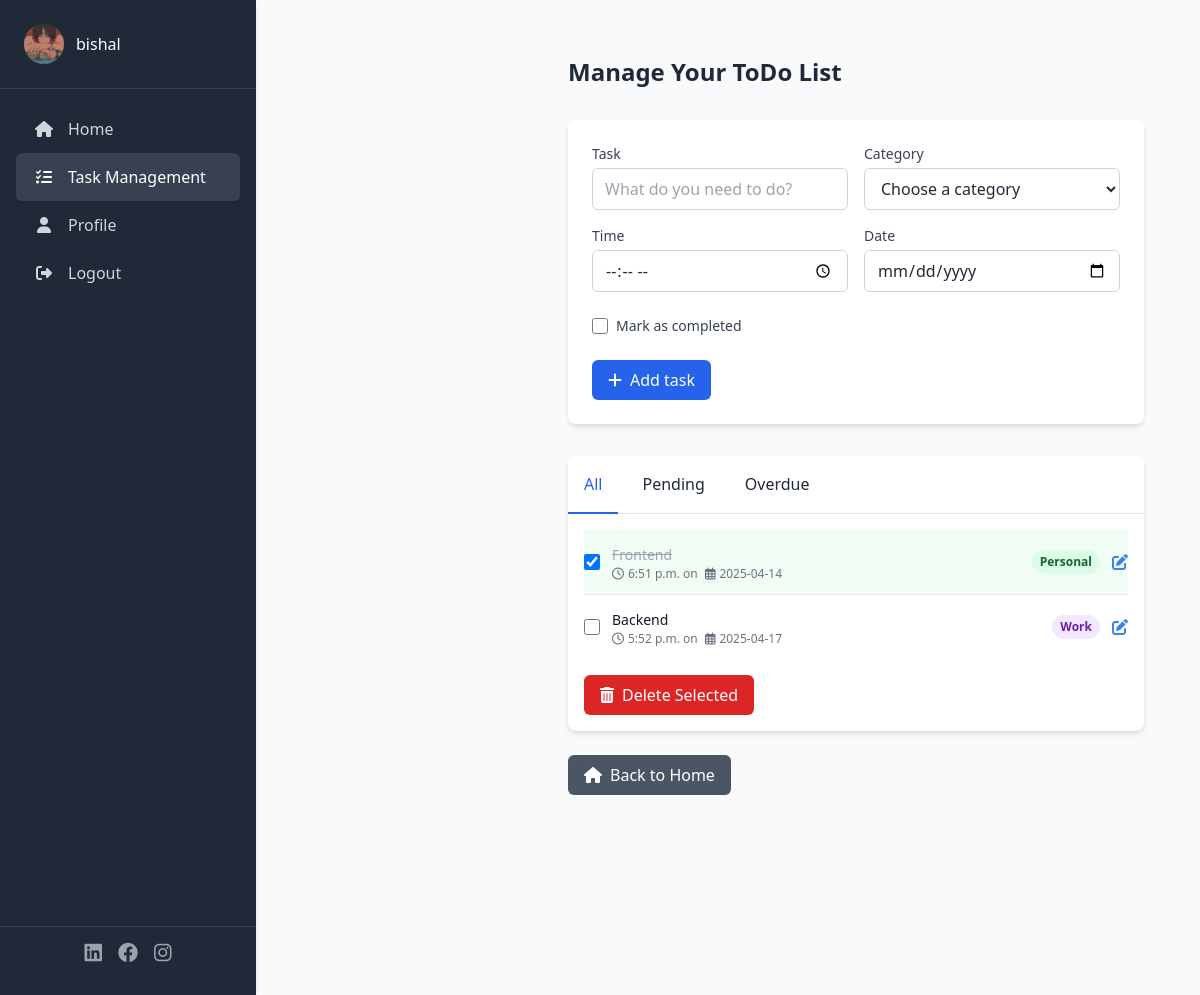
The page /my_categories/ (signed in) on the database its author committed.
### profiles/models.py (models this page shows, shortened)
class Profile(models.Model):
    user= models.OneToOneField(User, on_delete=models.CASCADE)
    bio= models.TextField(default='Include bio here....')
    avatar= models.ImageField(upload_to='avatars',default='no_picture.png')
    created= models.DateTimeField(auto_now_add=True)
    updated= models.DateTimeField(auto_now = True)

### todolist/models.py (models this page shows, shortened)
class TodoList(models.Model):
    title = models.CharField(max_length=250)
    content = models.TextField(blank=True, null=True)
    created = models.DateField(default=timezone.now().strftime("%Y-%m-%d"))
    time = models.TimeField(auto_now=False,null=True)
    due_date = models.DateField(default=timezone.now().strftime("%Y-%m-%d"))
    is_completed = models.BooleanField(default=False)
    category = models.ForeignKey(Category, default="general", on_delete=models.CASCADE)
    user = models.ForeignKey(User, on_delete=models.SET_NULL, null=True, blank=True)
    class Meta:
        ordering = ["-created"] #ordering by the created field

### category/models.py (models this page shows, shortened)
class Category(models.Model):
   name = models.CharField(max_length=100, null=True)
   class Meta:
      verbose_name = ("Category")
      verbose_name_plural = ("Categories")

### category/views.py (the view, shortened to what this page needs)
# urls.py: path('', categories, name='my_categories'),
@login_required
def categories(request):
    user = request.user
    now = timezone.now().date()
    todos = TodoList.objects.filter(user=user)
    categories = Category.objects.all()
    for todo in todos:
        todo.due_date_date = todo.due_date.date() if hasattr(todo.due_date, 'date') else todo.due_date
        todo.is_overdue = todo.due_date_date and todo.due_date_date < now
        todo.is_pending = not todo.is_completed and not todo.is_overdue
    context = {
        "DateNow": now.strftime("%Y-%m-%d"),
        "todos": todos,
        "categories": categories,
    }
    return render(request, "category/category.html", context)

### category/templates/category/category.html (shortened to what this page needs)
{% extends "todoapp/base.html" %}
{% load static %}
{% block content %}
<div class="min-h-screen bg-gray-50 p-4 md:p-8 md:ml-64">
    <div class="mb-8">
        <h1 class="text-2xl font-bold text-gray-800">Manage Your ToDo List</h1>
    </div>
    <form class="bg-white rounded-lg shadow-md p-6 mb-8" method="post" id="taskForm" action="{% url 'category:my_categories' %}">
        <div class="grid grid-cols-1 md:grid-cols-2 gap-4 mb-4">
            <div>
                <label for="description" class="block text-sm font-medium text-gray-700 mb-1">Task</label>
                <input type="text" id="description" class="w-full px-3 py-2 border border-gray-300 rounded-md focus:outline-none focus:ring-2 focus:ring-blue-500" placeholder="What do you need to do?" name="description" required>
            </div>
            <div>
                <label for="category_select" class="block text-sm font-medium text-gray-700 mb-1">Category</label>
                <select id="category_select" class="w-full px-3 py-2 border border-gray-300 rounded-md focus:outline-none focus:ring-2 focus:ring-blue-500" name="category_select" required>
                    <option value="">Choose a category</option>
                </select>
            </div>
        </div>
        <div class="grid grid-cols-1 md:grid-cols-2 gap-4 mb-6">
            <div>
                <label for="time" class="block text-sm font-medium text-gray-700 mb-1">Time</label>
                <input type="time" id="time" class="w-full px-3 py-2 border border-gray-300 rounded-md focus:outline-none focus:ring-2 focus:ring-blue-500" name="time" required>
            </div>
            <div>
                <label for="date" class="block text-sm font-medium text-gray-700 mb-1">Date</label>
                <input type="date" id="date" class="w-full px-3 py-2 border border-gray-300 rounded-md focus:outline-none focus:ring-2 focus:ring-blue-500" name="date" required>
            </div>
        </div>
        <div class="mb-6">
            <div class="flex items-center">
                <input type="checkbox" id="is_completed" name="is_completed" class="h-4 w-4 text-blue-600 rounded focus:ring-blue-500">
                <label for="is_completed" class="ml-2 block text-sm text-gray-700">Mark as completed</label>
            </div>
        </div>
        <div class="flex space-x-3">
            <button class="bg-blue-600 hover:bg-blue-700 text-white px-4 py-2 rounded-md flex items-center justify-center" name="taskAdd" type="submit" id="addButton">
                <i class="fas fa-plus mr-2"></i>Add task
            </button>
        </div>
    </form>
    <div class="bg-white rounded-lg shadow-md overflow-hidden">
        <div class="border-b border-gray-200">
            <ul class="flex flex-wrap -mb-px">
                <li class="mr-2">
                    <button type="button" data-tab="tab-1" class="tab-link active inline-block p-4 border-b-2 border-blue-600 text-blue-600 font-medium">All</button>
                </li>
                <li class="mr-2">
                    <button type="button" data-tab="tab-2" class="tab-link inline-block p-4 border-b-2 border-transparent hover:text-gray-600 hover:border-gray-300 font-medium">Pending</button>
                </li>
                <li class="mr-2">
                    <button type="button" data-tab="tab-3" class="tab-link inline-block p-4 border-b-2 border-transparent hover:text-gray-600 hover:border-gray-300 font-medium">Overdue</button>
                </li>
            </ul>
        </div>
        <div class="p-4">
            <div id="tab-1" class="tab-pane active">
                <form method="post" id="deleteForm" action="{% url 'category:my_categories' %}">
                    <ul class="divide-y divide-gray-200">
                        {% for todo in todos %}
                        <li class="py-3 flex items-center justify-between hover:bg-gray-50 {% if todo.is_completed %}bg-green-50{% elif todo.is_overdue %}bg-red-50{% endif %}">
                            <div class="flex items-center">
                                <input type="checkbox"
                                       class="h-4 w-4 text-blue-600 rounded mr-3 complete-checkbox"
                                       name="checkedbox"
                                       id="todo_{{ todo.id }}"
                                       value="{{ todo.id }}"
                                       {% if todo.is_completed %}checked{% endif %}
                                       data-todo-id="{{ todo.id }}">
                                <div>
                                    <label for="todo_{{ todo.id }}" class="text-sm font-medium {% if todo.is_completed %}line-through text-gray-400{% else %}text-gray-900{% endif %}">
                                        {{ todo.title }}
                                    </label>
                                    <div class="text-xs text-gray-500">
                                        <i class="far fa-clock mr-1"></i>{{ todo.time }} on
                                        <i class="far fa-calendar-alt mx-1"></i>{{ todo.due_date|date:"Y-m-d" }}
                                    </div>
                                </div>
                            </div>
                            <div class="flex items-center">
                                <span class="px-2 py-1 text-xs font-semibold rounded-full
                                    {% if todo.category.name == 'Business' %}bg-blue-100 text-blue-800
                                    {% elif todo.category.name == 'Personal' %}bg-green-100 text-green-800
                                    {% else %}bg-purple-100 text-purple-800{% endif %}">
                                    {{ todo.category.name }}
                                </span>
                                <button type="button" onclick="editTask('{{ todo.id }}', '{{ todo.title }}', '{{ todo.category.name }}', '{{ todo.time }}', '{{ todo.due_date|date:"Y-m-d" }}', {% if todo.is_completed %}true{% else %}false{% endif %})" class="ml-3 text-blue-500 hover:text-blue-700">
                                    <i class="fas fa-edit"></i>
                                </button>
                            </div>
                        </li>
                        {% empty %}
                        <li class="py-3 text-center text-gray-500">No tasks found</li>
                        {% endfor %}
                    </ul>
                    <div class="mt-4">
                        <button type="submit" name="taskDelete" class="bg-red-600 hover:bg-red-700 text-white px-4 py-2 rounded-md flex items-center justify-center">
                            <i class="fas fa-trash-alt mr-2"></i>Delete Selected
                        </button>
                    </div>
                </form>
            </div>
        </div>
    </div>
    <div class="mt-6">
        <a href="{% url 'todolist:my_todos' %}" class="inline-flex items-center px-4 py-2 bg-gray-600 hover:bg-gray-700 text-white rounded-md">
            <i class="fas fa-home mr-2"></i>Back to Home
        </a>
    </div>
</div>
{% endblock content %}

### theme/templates/todoapp/sidebar.html (shortened to what this page needs)
{% load static %}
{% url 'todolist:my_todos' as path_to_home %}
{% url 'category:my_categories' as path_to_categories %}
{% url 'profiles:my_profile' as path_to_my_profile %}
<div id="mySidebar" class="fixed top-0 left-0 h-full w-64 bg-gray-800 text-white transform -translate-x-full transition-transform duration-300 ease-in-out z-50 md:translate-x-0">
  <div class="flex items-center p-6 border-b border-gray-700">
    <img src="{{request.user.profile.avatar.url}}" class="w-10 h-10 rounded-full object-cover mr-3">
    <span class="font-medium truncate">{{request.user}}</span>
  </div>
  <ul class="py-4">
    <li class="px-2">
      <a href="{{path_to_home}}" class="flex items-center px-4 py-3 text-gray-300 hover:bg-gray-700 hover:text-white rounded-md mx-2 transition-colors duration-200 {% if request.path == path_to_home %}bg-gray-700 text-white{% endif %}">
        <i class="fas fa-home w-6 text-center mr-3"></i>
        <span>Home</span>
      </a>
    </li>
    <li class="px-2">
      <a href="{{path_to_categories}}" class="flex items-center px-4 py-3 text-gray-300 hover:bg-gray-700 hover:text-white rounded-md mx-2 transition-colors duration-200 {% if request.path == path_to_categories %}bg-gray-700 text-white{% endif %}">
        <i class="fas fa-tasks w-6 text-center mr-3"></i>
        <span>Task Management</span>
      </a>
    </li>
    <li class="px-2">
      <a href="{{path_to_my_profile}}" class="flex items-center px-4 py-3 text-gray-300 hover:bg-gray-700 hover:text-white rounded-md mx-2 transition-colors duration-200 ">
        <i class="fas fa-user w-6 text-center mr-3"></i>
        <span>Profile</span>
      </a>
    </li>
    <li class="px-2">
      <a href="{% url 'logout' %}" class="flex items-center px-4 py-3 text-gray-300 hover:bg-gray-700 hover:text-white rounded-md mx-2 transition-colors duration-200">
        <i class="fas fa-sign-out-alt w-6 text-center mr-3"></i>
        <span>Logout</span>
      </a>
    </li>
  </ul>
  <div class="absolute bottom-4 left-0 right-0 px-6 py-3 border-t border-gray-700">
    <div class="flex justify-center space-x-4">
      <a href="https://www.linkedin.com/in/bishal-tamang-a168782a9/" class="text-gray-400 hover:text-blue-400 transition-colors duration-200">
        <i class="fab fa-linkedin text-xl"></i>
      </a>
      <a href="https://www.facebook.com/bishal.tamang.98031/" class="text-gray-400 hover:text-blue-400 transition-colors duration-200">
        <i class="fab fa-facebook text-xl"></i>
      </a>
      <a href="https://www.instagram.com/tamangbishal99/" class="text-gray-400 hover:text-pink-500 transition-colors duration-200">
        <i class="fab fa-instagram text-xl"></i>
      </a>
    </div>
  </div>
</div>

### theme/templates/todoapp/sidebar.html (style rules this page uses)
#mySidebar { will-change: transform; }

### rows shown on the page
TodoList: is_completed "☑", title "Frontend", time "6:51 p.m.", due_date "2025-04-14", category.name "Personal"
TodoList: title "Backend", time "5:52 p.m.", due_date "2025-04-17", category.name "Work"

### other values the page prints
{{ request.user }} "bishal"
